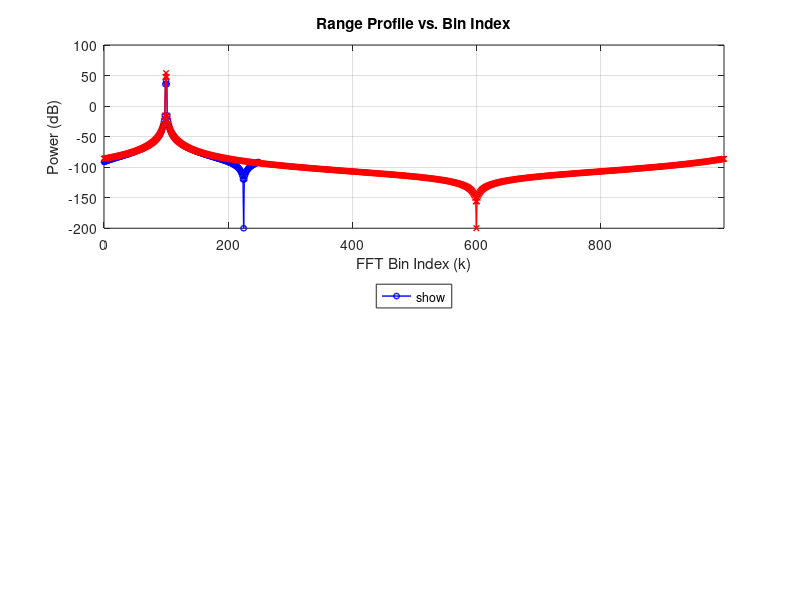

MATLAB code to generate this figure: (Note: this script raises an error after producing the figure.)
% --- Demonstrate ADC Sample Rate vs. Range Binning ---
clear; clc; close all;

% --- Common Radar Parameters ---
DeltaF     = 75e6;     % Frequency Excursion (Hz) (Choose non-aliasing for lower Fs)
Tm         = 50e-6;    % Sweep Time (s)
C          = 3e8;      % Speed of light (m/s)
lambda     = 0.03;     % Wavelength (m) - Needed for Doppler calc

% --- Target Parameters ---
R_target   = 200;      % Target Range (m)
Rdot_target= -50;      % Target Range Rate (m/s) (Negative = closing)

% --- Signal Generation Amplitude (Simplified - Assumed constant) ---
A          = 1.0;      % Assume normalized amplitude for simplicity

% --- ADC & Processing Parameters ---
Fs_low     = 5e6;      % Low ADC Sample Rate (5 Msps)
Fs_high    = 20e6;     % High ADC Sample Rate (20 Msps)

N_low      = round(Fs_low * Tm); % Number of samples/bins for low Fs
N_high     = round(Fs_high * Tm);% Number of samples/bins for high Fs

fprintf('Low Fs Case: Fs = %.2f Msps, N = %d bins\n', Fs_low/1e6, N_low);
fprintf('High Fs Case: Fs = %.2f Msps, N = %d bins\n', Fs_high/1e6, N_high);

% --- Derived Parameters ---
m          = DeltaF / Tm; % LFM Slope
pi         = acos(-1);
range_resolution = C / (2 * DeltaF); % Same for both cases
fprintf('Range Resolution = %.3f m\n', range_resolution);

% --- Calculate Expected Beat Frequency ---
fb_target = (2 * m * R_target) / C;
fd_target = (-2 * Rdot_target) / lambda;
fprintf('Target Beat Frequency (fb) = %.3f MHz\n', fb_target/1e6);

% --- Check for Aliasing ---
if abs(fb_target) > Fs_low / 2
    warning('Target beat frequency WILL ALIAS for Fs_low=%.2f Msps!', Fs_low/1e6);
    % Calculate aliased frequency for low Fs case
    fb_low_alias = mod(fb_target + Fs_low/2, Fs_low) - Fs_low/2;
    fprintf('  Aliased fb for low Fs case = %.3f MHz\n', fb_low_alias/1e6);
else
    fb_low_alias = fb_target; % No aliasing
    fprintf('Target beat frequency will NOT alias for Fs_low=%.2f Msps.\n', Fs_low/1e6);
end
if abs(fb_target) > Fs_high / 2
    warning('Target beat frequency WILL ALIAS for Fs_high=%.2f Msps!', Fs_high/1e6);
    fb_high_alias = mod(fb_target + Fs_high/2, Fs_high) - Fs_high/2;
     fprintf('  Aliased fb for high Fs case = %.3f MHz\n', fb_high_alias/1e6);
else
    fb_high_alias = fb_target; % No aliasing
    fprintf('Target beat frequency will NOT alias for Fs_high=%.2f Msps.\n', Fs_high/1e6);
end

% --- Generate Baseband Signals ---
% Low Fs Case
t_vec_low = (0:N_low-1) / Fs_low; % Time vector for low Fs
phase_vec_low = 2 * pi * (fb_low_alias * t_vec_low); % Use aliased fb, ignore fd for range profile clarity
sweep_low = A * exp(1j * phase_vec_low);

% High Fs Case
t_vec_high = (0:N_high-1) / Fs_high; % Time vector for high Fs
phase_vec_high = 2 * pi * (fb_high_alias * t_vec_high); % Use aliased fb, ignore fd for range profile clarity
sweep_high = A * exp(1j * phase_vec_high);

% --- Process Signals (Window + FFT) ---
% Low Fs Case
window_low = hann(N_low);
range_fft_low = fft(sweep_low(:) .* window_low); % Apply window and FFT
power_profile_low = abs(range_fft_low).^2;

% High Fs Case
window_high = hann(N_high);
range_fft_high = fft(sweep_high(:) .* window_high); % Apply window and FFT
power_profile_high = abs(range_fft_high).^2;

% --- Create Range Axes ---
% Max unambiguous range depends on Fs
R_max_low = (Fs_low / 2) * Tm * C / (2 * DeltaF);
range_axis_low = linspace(0, R_max_low, N_low);

R_max_high = (Fs_high / 2) * Tm * C / (2 * DeltaF);
range_axis_high = linspace(0, R_max_high, N_high);

% --- Plotting ---
figure('Position', [50, 50, 900, 700]);

% Plot 1: Power vs. Bin Index
subplot(2, 1, 1);
plot(0:N_low-1, 10*log10(power_profile_low + 1e-20), 'b-o', 'LineWidth', 1, 'MarkerSize', 4, 'DisplayName', sprintf('Fs = %.1f Msps (N=%d)', Fs_low/1e6, N_low));
hold on;
plot(0:N_high-1, 10*log10(power_profile_high + 1e-20), 'r-x', 'LineWidth', 1, 'MarkerSize', 4, 'DisplayName', sprintf('Fs = %.1f Msps (N=%d)', Fs_high/1e6, N_high));
title('Range Profile vs. Bin Index');
xlabel('FFT Bin Index (k)');
ylabel('Power (dB)');
legend('show', 'Location', 'SouthOutside');
grid on;
xlim([0 max(N_low, N_high)-1]); % Adjust x-limit if needed

% Calculate expected bins (based on potentially aliased frequencies)
expected_bin_low = fb_low_alias * N_low / Fs_low; % Can be negative if aliased
if expected_bin_low < 0, expected_bin_low = expected_bin_low + N_low; end % Wrap around
xline(expected_bin_low, 'b--', 'Label', sprintf('Expected Low Fs Bin (%.1f)', expected_bin_low));

expected_bin_high = fb_high_alias * N_high / Fs_high;
if expected_bin_high < 0, expected_bin_high = expected_bin_high + N_high; end
xline(expected_bin_high, 'r--', 'Label', sprintf('Expected High Fs Bin (%.1f)', expected_bin_high));
hold off;

% Plot 2: Power vs. Range (meters)
subplot(2, 1, 2);
plot(range_axis_low, 10*log10(power_profile_low + 1e-20), 'b-o', 'LineWidth', 1, 'MarkerSize', 4, 'DisplayName', sprintf('Fs = %.1f Msps (Rmax=%.0fm)', Fs_low/1e6, R_max_low));
hold on;
plot(range_axis_high, 10*log10(power_profile_high + 1e-20), 'r-x', 'LineWidth', 1, 'MarkerSize', 4, 'DisplayName', sprintf('Fs = %.1f Msps (Rmax=%.0fm)', Fs_high/1e6, R_max_high));
title('Range Profile vs. Calculated Range');
xlabel('Range (m)');
ylabel('Power (dB)');
legend('show', 'Location', 'SouthOutside');
grid on;
xline(R_target, 'k:', 'LineWidth', 1.5, 'Label', sprintf('True Target Range (%.0f m)', R_target)); % Mark true range
xlim([0 max(R_max_low, R_max_high)]); % Adjust x-limit
hold off;

sgtitle(sprintf('Effect of ADC Sample Rate (Fs) on Range Profile (DeltaF=%.0fMHz, Tm=%.0fus)', DeltaF/1e6, Tm*1e6));
